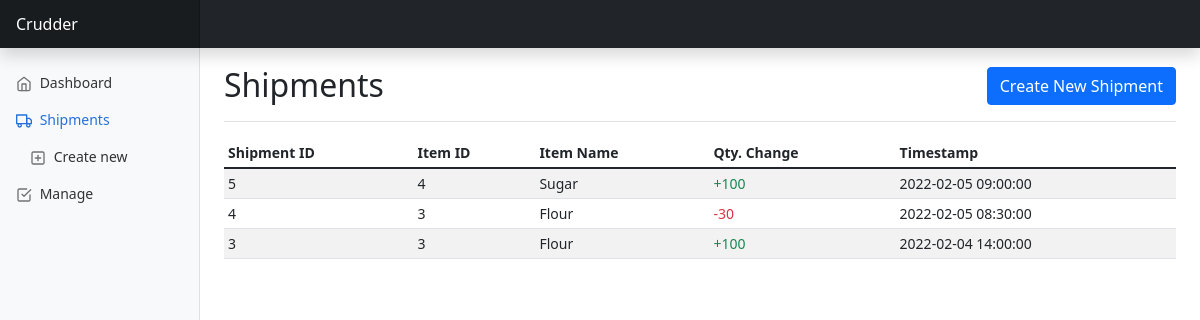
Screenshot of /shipments with the database file from the repository.
### tables this page shows
CREATE TABLE shipments (
  id INTEGER PRIMARY KEY AUTOINCREMENT,
  item_id INTEGER,
  quantity INTEGER,
  time_created TEXT,
  FOREIGN KEY(item_id) REFERENCES items(id)
);

CREATE TABLE items (
  id INTEGER PRIMARY KEY AUTOINCREMENT,
  name TEXT,
  description TEXT,
  price REAL
);

### app.py (the view)
@app.route('/shipments')
def shipments():
    conn = db.get_db_connection()
    shipments_data = db.execute_query(
        conn=conn,
        query=constants.GET_SHIPMENTS_QUERY
    ).fetchall()
    conn.close()
    return render_template('shipments.html', shipments=shipments_data)

### db.py (called while the page is built)
def get_db_connection(db='database.db'):
    conn = sqlite3.connect(db)
    conn.row_factory = sqlite3.Row
    return conn

def get_db_cursor(conn):
    return conn.cursor()

def execute_query(conn, query, args=None):
    cursor = get_db_cursor(conn)
    if args:
        cursor.execute(query, args)
    else:
        cursor.execute(query)
    conn.commit()
    return cursor

### templates/shipments.html (shortened to what this page needs)
{% extends "base.html" %}
{% block sidebar %}
  <li class="nav-item">
    <a class="nav-link" href="/index">
      <span data-feather="home"></span>
      Dashboard
    </a>
  </li>
  <li class="nav-item">
    <a class="nav-link active" aria-current="page" href="/shipments">
      <span data-feather="truck"></span>
      Shipments
    </a>
    <ul class="nav flex-column">
      <li class="nav-item"><a class="nav-link" href="/shipments/create">
        <span data-feather="plus-square"></span>
        Create new
      </a>
      </li>
    </ul>
  </li>
  <li class="nav-item">
    <a class="nav-link" href="/manage">
      <span data-feather="check-square"></span>
      Manage
    </a>
  </li>
{% endblock %}
{% block header %}Shipments{% endblock %}
{% block task_buttons %}
  <a href="/shipments/create" class="btn btn-primary">Create New Shipment</a>
{% endblock %}
{% block content %}
  <div class="table-responsive">
    <table class="table table-striped table-sm">
      <thead>
        <tr>
          <th scope="col">Shipment ID</th>
          <th scope="col">Item ID</th>
          <th scope="col">Item Name</th>
          <th scope="col">Qty. Change</th>
          <th scope="col">Timestamp</th>
        </tr>
      </thead>
      <tbody>
      {% for shipment in shipments %}
        <tr>
          <td>{{ shipment["shipment_id"] }}</td>
          <td>{{ shipment["item_id"] }}</td>
          <td>{{ shipment["name"] }}</td>
            {% if shipment["quantity"] < 0 %}
              <td><span class="text-success">+{{ shipment["quantity"] * -1 }}</span></td>
            {% else %}
              <td><span class="text-danger">{{ shipment["quantity"] * -1 }}</span></td>
            {% endif %}
          <td>{{ shipment["time_created"] }}</td>
        </tr>
      {% endfor %}</tbody>
    </table>
  </div>
{% endblock %}

### static/dashboard.css (style rules this page uses)
body { font-size: .875rem; }
li > ul > li { padding-left: 1em; }
.feather { width: 16px; height: 16px; vertical-align: text-bottom; }
.sidebar .nav-link { font-weight: 500; color: #333; }
.sidebar .nav-link .feather { margin-right: 4px; color: #727272; }
.sidebar .nav-link.active { color: #2470dc; }
.sidebar .nav-link:hover .feather, .sidebar .nav-link.active .feather { color: inherit; }

### rows the page displays
shipments: shipment_id "5", item_id "4", name "Sugar", quantity "100", time_created "2022-02-05 09:00:00"
shipments: shipment_id "4", item_id "3", name "Flour", quantity "-30", time_created "2022-02-05 08:30:00"
shipments: shipment_id "3", item_id "3", name "Flour", quantity "100", time_created "2022-02-04 14:00:00"
